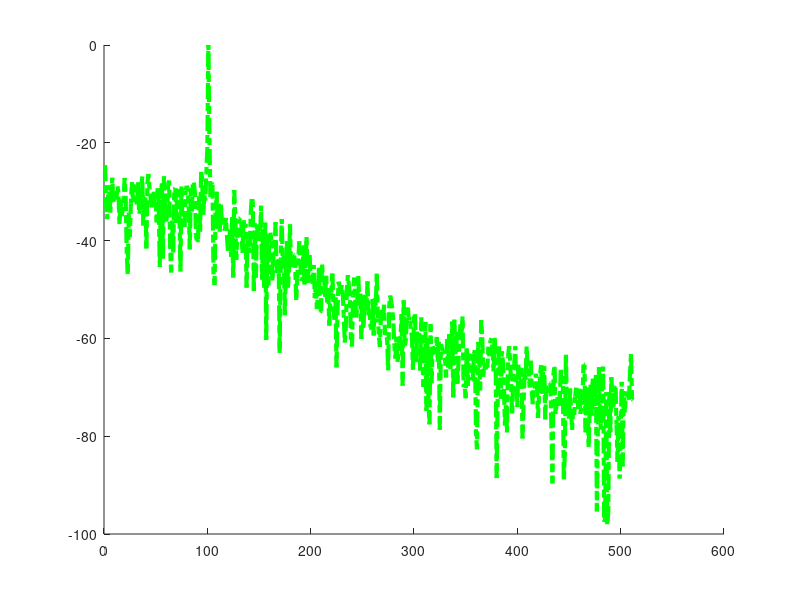

The MATLAB source for this figure: (Note: this script raises an error after producing the figure.)
 %from oct 2000
color = ['r','g','b','y','k'];
max_psf1 = 0;max_psf2 = 0;
N = 5;

for dn = 1:5
    depth = dn *100;    
    k0 = (0:1/1023:1);
    ks = k0.^2 * 0.156 + k0*0.844 ;
%     disp = 2*pi* 500*k0 * 0.156 - 2*pi* 500*k0.^2*0.156;
    disp = 0;
    sig = cos(2*pi* depth *ks+disp);
    
    foo_cs = rand(size(sig))>0.5;
    sum(foo_cs)
    ind1 = 1:1024; ind2 = 1:1024;
    ind1 = ind1(foo_cs==0);ind2 = ind2(foo_cs==1);
%     sig(ind1) = interp1(ind2, sig(ind2), ind1);
    sig = sig(ind2);
    ks = ks(ind2);

%     foo_cs = [zeros(1, 500), ones(1, length(sig)-500)];
%     sig = sig .* foo_cs ;
    sig_calied = spline(ks,sig, k0);
%     rsn = 2048;
%     k0 = (0:1/(rsn-1):1);
% %     hold on;plot(sig,'r');
%     [win, ind, psf_corr] = CalibrateK(ks, k0, N, 'besselwin');
%     wn = size(win, 1);
%     sig_calied = zeros(1, length(k0));
%     for i = 1 : length(k0)
%         sig_calied(i) = sum(win(:, i)'.* sig(ind(i):ind(i)+wn-1));
%     end
%     sig_calied = sig_calied .* gausswin(rsn)';
%     sig_linear = cos(2*pi* depth *k0) .* gausswin(rsn)';
%     
% %     disp = spline(ks, disp, k0);
%     sig_calied = sig_calied .*exp(-1i * disp);
%     
    psf = 20*log10(abs(fft(sig_calied)));
    psf = psf(1:512);
%     psf = psf + 20*log10(psf_corr);
    max_psf1 = max(max_psf1,max(psf));
%     psf = angle(fft(sig_calied));
%     psf = psf +2*pi * (psf<0);
    figure(1);hold on;plot(psf-max_psf1,['-.',color(mod(dn,5)+1)],'linewidth',3);
    
    psf = 20*log10(abs(fft(sig_linear)));
    psf = psf(1:512);
    max_psf2 = max(max_psf2,max(psf));
%     psf = angle(fft(sig_linear));
%     psf = psf +2*pi * (psf<0);
    figure(1);hold on;plot(psf-max_psf2,['',color(mod(dn,5)+1)],'linewidth',3)  
end

ylim([-100, 0]);
xlim([0, 512]);

% r = length(k0)/length(ks);
% t = pi/(r*(r-0.5)) * N/2;
% g = exp(-(-5:5).^2 * r^2/(2*t));
% figure;plot(g)
% gain = abs(fft(g, rsn));



